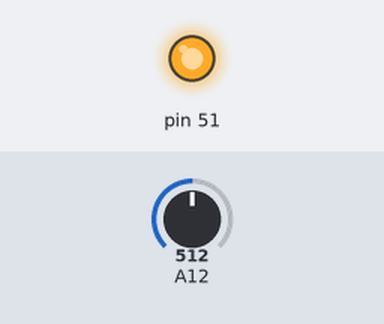
The sketch below on a simulated Arduino Mega 2560, built with avr-gcc and run on an emulated ATmega2560. On the bench: output pins drawn as LEDs (lit = HIGH). The inputs (shaded band) are chosen by the test bench; at power-on: A12 = 512.

Above: at 1.2 s.
1.3 s: A12 set to 883
2.8 s: A12 set to 913
At 4.0 s:
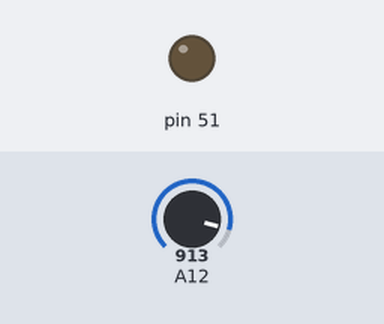
4.3 s: A12 set to 890
At 5.2 s:
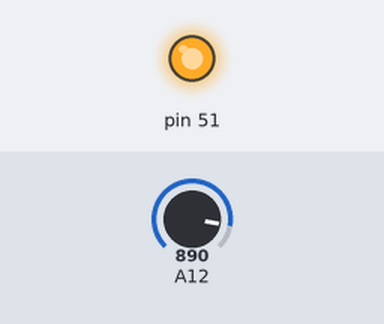
5.8 s: A12 set to 900
At 6.4 s:
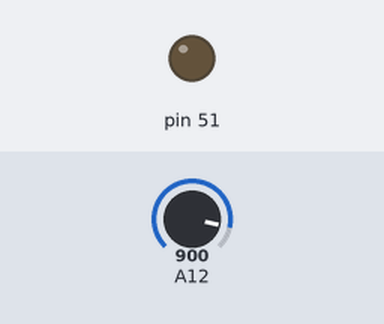
Timing chart, 0 to 8.3 s (numbered marks = the images above; inputs shaded):
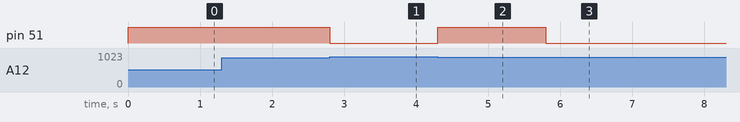

The sketch:

magField.ino
```cpp
void setup() {
  pinMode(66, INPUT);
  pinMode(51, OUTPUT);
}

void loop() {
  // put your main code here, to run repeatedly:
  int mag = analogRead(66);
  if (mag < 900) {
    digitalWrite(51, HIGH);
  } else {
    digitalWrite(51, LOW);
  }
}
```

Measured:
- the behaviour switches between 899 and 900 on A12 (found by bisection; images 0 and 1)
- after the input at 1.3 s, every drawn part: stays the same
- after the input at 2.8 s, pin 51: HIGH → LOW at once
- after the input at 4.3 s, pin 51: LOW → HIGH at once
- after the input at 5.8 s, pin 51: HIGH → LOW at once
